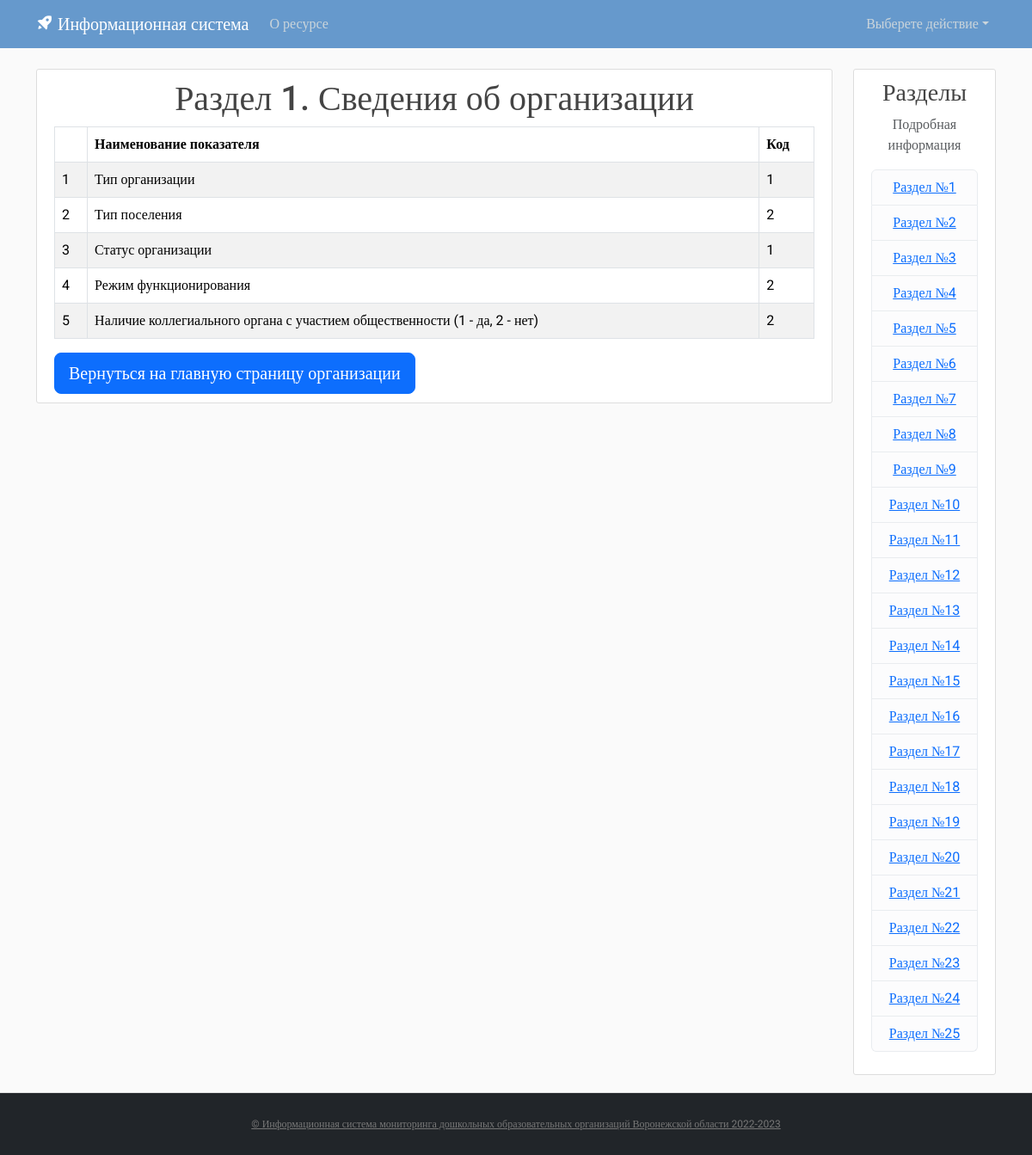
The page /buildinfo/1/VR/1/ on the database as committed earlier.
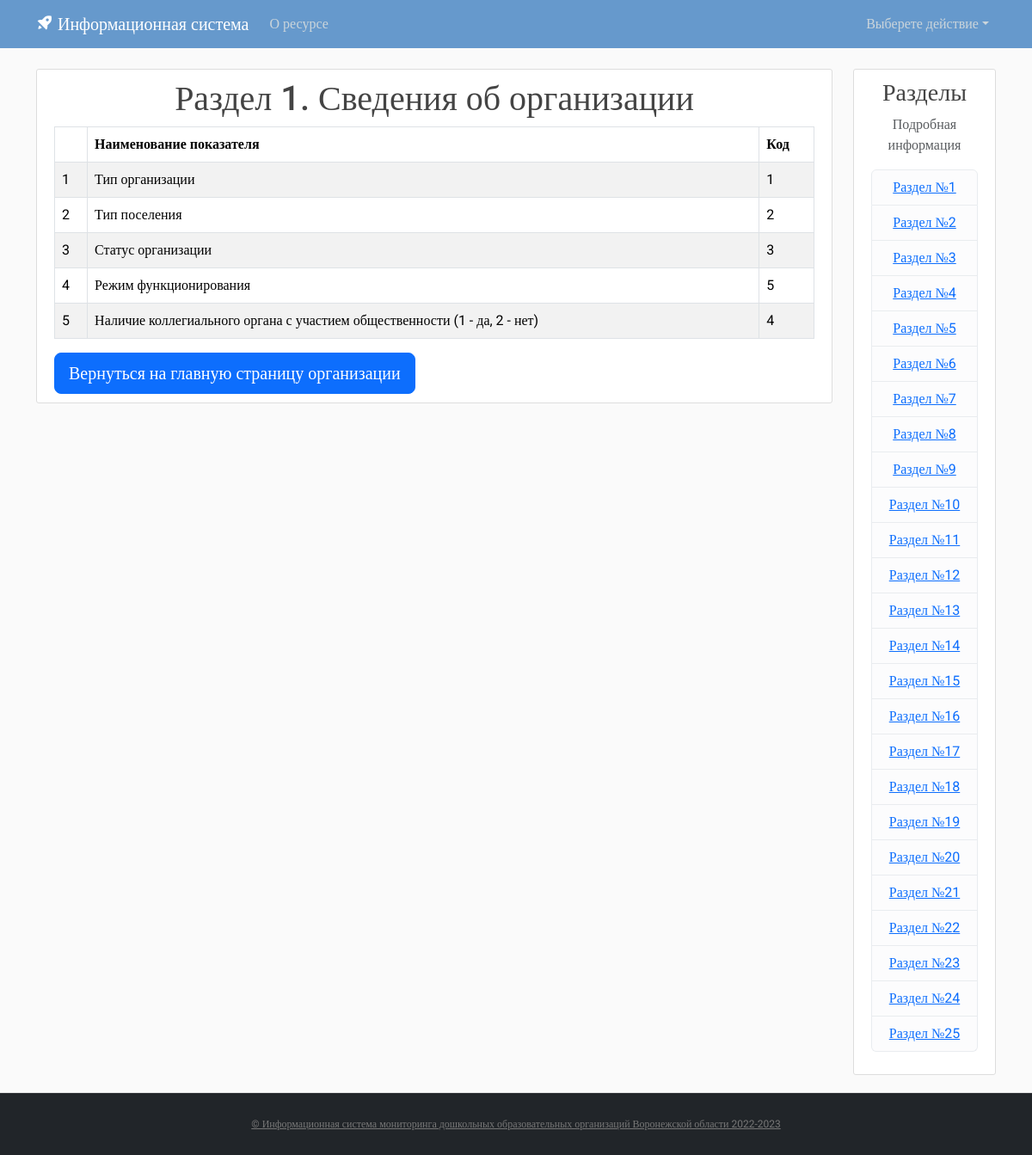
The same page on the database as committed later.
### myapp/models.py (models this page shows)
class VR1(models.Model):
    doc = models.ForeignKey(BuildDocs, on_delete=models.CASCADE, verbose_name='Организация')
    r1 = models.ForeignKey(R1, on_delete=models.CASCADE, verbose_name='Наименование показателей')
    value = models.IntegerField(verbose_name='код')
    class Meta:
        verbose_name_plural = 'VR1'
        verbose_name = 'VR1'

class R1(models.Model):
    name = models.CharField(max_length=300, verbose_name='Наименование показателей')
    def __str__(self):
        return self.name
    class Meta:
        verbose_name_plural = 'R1'
        verbose_name = 'R1'

### myapp/views.py (the view)
# urls.py: path('buildinfo/<int:id_build>/VR/<int:id>/', views.vr, name='VR'),
def vr(request, id_build, id):
    warning = ''
    doc = BuildDocs.objects.get(build=id_build)
    title = ''
    VR = None
    if id == 1:
        title = 'Раздел 1. Сведения об организации'
        VR = VR1.objects.select_related('r1').filter(doc=doc).order_by('r1_id')
    elif id == 2:
        title = 'Раздел 2. Режим работы групп и численность воспитанников в них'
        VR = VR2.objects.select_related('r2').filter(doc=doc).order_by('r2_id')
    elif id == 3:
        title = 'Раздел 3. Образовательные программы дошкольного образования и формы их реализации'
        VR = VR3.objects.select_related('r3').filter(doc=doc).order_by('r3_id')
    elif id == 4:
        title = 'Раздел 4. Распределение групп по направленности и возрасту детей'
        VR = VR4.objects.select_related('r4').filter(doc=doc).order_by('r4_id')
    elif id == 5:
        title = 'Раздел 5. Распределение мест в группах по направленности и возрасту детей'
        VR = VR5.objects.select_related('r5').filter(doc=doc).order_by('r5_id')
    elif id == 6:
        title = 'Раздел 6. Численность воспитанников в группах'
        VR = VR6.objects.select_related('r6').filter(doc=doc).order_by('r6_id')
    elif id == 7:
        title = 'Раздел 7. Распределение воспитанников по возрасту'
        VR = VR7.objects.select_related('r7').filter(doc=doc).order_by('r7_id')
    elif id == 8:
        title = 'Раздел 8. Язык обучения и воспитания'
        VR = VR8.objects.select_related('r8').filter(doc=doc).order_by('r8_id')
    elif id == 9:
        title = 'Раздел 9. Распределение персонала по уровню образования и полу'
        VR = VR9.objects.select_related('r9').filter(doc=doc).order_by('r9_id')
    elif id == 10:
        title = 'Раздел 10. Распределение персонала по возрасту'
        VR = VR10.objects.select_related('r10').filter(doc=doc).order_by('r10_id')
    elif id == 11:
        title = 'Раздел 11. Распределение педагогических работников по стажу работы'
        VR = VR11.objects.select_related('r11').filter(doc=doc).order_by('r11_id')
    elif id == 12:
        title = 'Раздел 12. Численность внешних совместителей и работающих по договорам гражданско-правового характера'
        VR = VR12.objects.select_related('r12').filter(doc=doc).order_by('r12_id')
    elif id == 13:
        title = 'Раздел 13. Движение работников'
        VR = VR13.objects.select_related('r13').filter(doc=doc).order_by('r13_id')
    elif id == 14:
        title = 'Раздел 14. Характеристика здания (зданий)'
        VR = VR14.objects.select_related('r14').filter(doc=doc).order_by('r14_id')
    elif id == 15:
        title = 'Раздел 15. Характеристика материала стен здания (зданий)'
        VR = VR15.objects.select_related('r15').filter(doc=doc).order_by('r15_id')
    elif id == 16:
        title = 'Раздел 16. Сведения о помещениях дошкольной образовательной организации'
        VR = VR16.objects.select_related('r16').filter(doc=doc).order_by('r16_id')
    elif id == 17:
        title = 'Раздел 17. Наличие и использование площадей, квадратный метр'
        VR = VR17.objects.select_related('r17').filter(doc=doc).order_by('r17_id')
    elif id == 18:
        title = 'Раздел 18. Оснащение дошкольной образовательной организации'
        VR = VR18.objects.select_related('r18').filter(doc=doc).order_by('r18_id')
    elif id == 19:
        title = 'Раздел 19. Техническое оснащение для детей-инвалидов и детей с ОВЗ'
        VR = VR19.objects.select_related('r19').filter(doc=doc).order_by('r19_id')
    elif id == 20:
        title = 'Раздел 20. Электронные ресурсы дошкольной образовательной организации, единица'
        VR = VR20.objects.select_related('r20').filter(doc=doc).order_by('r20_id')
    elif id == 21:
        title = 'Раздел 21. Распределение объема средств организации по источникам их получения и видам деятельности'
        VR = VR21.objects.select_related('r21').filter(doc=doc).order_by('r21_id')
    elif id == 22:
        title = 'Раздел 22. Расходы организации'
        VR = VR22.objects.select_related('r22').filter(doc=doc).order_by('r22_id')
    elif id == 23:
        title = 'Раздел 23. Сведения о численности и оплате труда работников организации'
        VR = VR23.objects.select_related('r23').filter(doc=doc).order_by('r23_id')
    elif id == 24:
        title = 'Раздел 24. Затраты на внедрение и использование цифровых технологий дошкольной образовательной организацией в отчетном году, тысяч рублей (с одним десятичным знаком)'
        VR = VR24.objects.select_related('r24').filter(doc=doc).order_by('r24_id')
    elif id == 25:
        title = 'Раздел 25. Источники финансирования внутренних затрат дошкольной образовательной организацией на внедрение и использование цифровых технологий", тысяч рублей (с одним десятичным знаком)'
        VR = VR25.objects.select_related('r25').filter(doc=doc).order_by('r25_id')
    if not VR:
        warning = "Ошибка доступа: нет такой информации"
    context = {'title': title, 'VR': VR, 'flag': id, 'id_build': id_build, 'warning': warning}
    return render(request, 'blog/VR.html', context)

### myapp/templates/blog/VR.html (shortened to what this page needs)
{% extends "blog/basevr.html" %}
{% load static %}
{% block content %}
<article class="media content-section">
    <div class="media-body" style="overflow-x:auto;">
        {% if flag == 1 %}
            <h1 class="text-break" align="center">{{title}}</h1>
            {% if warning != '' %}
                <p>{{warning}}</p>
            {% else %}
                <div class="table-responsive">
                    <table class="table table-striped table-bordered">
                        <thead>
                            <tr>
                                <th scope="col"></th>
                                <th scope="col">Наименование показателя</th>
                                <th scope="col">Код</th>
                            </tr>
                      </thead>
                      <tbody>
                        {% for row in VR %}
                            <tr>
                                <td >{{ row.r1.id }}</td>
                                <td>{{ row.r1 }}</td>
                                <td>{{ row.value }}</td>
                            </tr>
                        {% endfor %}
                      </tbody>
                    </table>
                </div>
            {% endif %}
        {% endif %}
        <a href="{% url 'buildinfo' id_build %}" class="btn btn-primary btn-lg" role="button" aria-disabled="false">Вернуться на главную страницу организации</a>
    </div>
</article>
{% endblock content %}

Rows that differ between the two databases and show on the page:
removed VR1: r1.id "3", r1 "Статус организации", value "1"
removed VR1: r1.id "4", r1 "Режим функционирования", value "2"
removed VR1: r1.id "5", r1 "Наличие коллегиального органа с участием общественности (1 - да, 2 - нет)", value "2"
added VR1: r1.id "3", r1 "Статус организации", value "3"
added VR1: r1.id "4", r1 "Режим функционирования", value "5"
added VR1: r1.id "5", r1 "Наличие коллегиального органа с участием общественности (1 - да, 2 - нет)", value "4"
